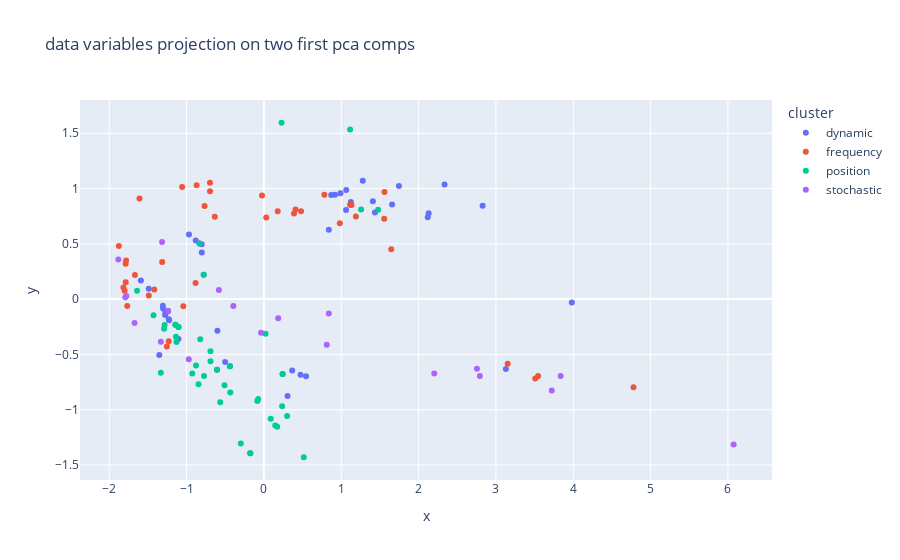

This figure's notebook cell:
### Code cell
da = {'x':pca.fit_transform(X)[::,0],'y':pca.fit_transform(X)[::,1],'z':pca.fit_transform(X)[::,2],'cluster':clust}
new_data =  pd.DataFrame.from_dict(da)

import plotly.express as px
fig = px.scatter(new_data, x="x", y="y",color='cluster',title='data variables projection on two first pca comps' )

fig.show()

### Figure 1 — Plotly figure (JSON) as saved in the notebook; plotly's stock layout.template omitted (floating-point values rounded to 4 significant figures)
{"data": [{"hovertemplate": "cluster=dynamic<br>x=%{x}<br>y=%{y}<extra></extra>", "legendgroup": "dynamic", "marker": {"color": "#636efa", "symbol": "circle"}, "mode": "markers", "name": "dynamic", "orientation": "v", "showlegend": true, "type": "scatter", "x": [2.335, 1.123, 3.981, -1.144, 0.2416, -0.4401, -0.1766, -1.304, 0.4726, -1.273, 0.3656, -1.308, 0.5441, 1.062, -1.353, -1.105, 0.3054, 1.278, 1.409, 1.064, 1.657, 1.745, 2.827, 2.118, 3.128, -1.105, -0.8326, -0.7788, -1.49, -0.602, -0.607, -1.229, -0.8822, -1.243, -0.9691, -1.226, -0.8044, 0.839, -0.5019, -1.591, -1.278, -0.8037, 2.13, 0.919, 0.8698, 1.435, 0.9892], "xaxis": "x", "y": [1.037, 0.8793, -0.03012, -0.232, -0.6767, -0.6061, -1.394, -0.08401, -0.685, -0.1173, -0.6449, -0.06101, -0.6967, 0.805, -0.5047, -0.3605, -0.877, 1.07, 0.8853, 0.9867, 0.8556, 1.023, 0.845, 0.7409, -0.6316, -0.2517, 0.503, 0.2204, 0.09449, -0.2862, -0.6384, -0.1811, 0.5291, -0.1112, 0.5851, -0.1909, 0.4955, 0.6281, -0.5685, 0.1691, -0.1431, 0.4217, 0.7775, 0.9441, 0.9408, 0.7844, 0.9578], "yaxis": "y"}, {"hovertemplate": "cluster=frequency<br>x=%{x}<br>y=%{y}<extra></extra>", "legendgroup": "frequency", "marker": {"color": "#EF553B", "symbol": "circle"}, "mode": "markers", "name": "frequency", "orientation": "v", "showlegend": true, "type": "scatter", "x": [-0.02532, -0.6362, -1.802, -1.231, 1.559, 0.1778, 0.02989, 0.48, 0.7812, 1.113, 3.508, 3.152, -1.817, -1.256, -1.668, -1.042, -1.783, -0.884, -0.8704, -0.6978, 0.4082, -0.6971, -1.767, -1.418, 1.646, 1.132, 0.3888, 0.9814, 1.555, 1.189, 4.778, 3.545, -1.787, -1.489, -1.789, -1.316, -1.876, -1.609, -0.7678, -1.058], "xaxis": "x", "y": [0.9374, 0.7452, 0.07604, -0.3818, 0.9687, 0.7937, 0.739, 0.795, 0.944, 0.8532, -0.718, -0.5843, 0.1057, -0.4275, 0.2174, -0.06521, 0.3496, 0.1463, 1.029, 1.053, 0.8094, 0.9745, -0.06307, 0.08655, 0.4515, 0.852, 0.7732, 0.6856, 0.727, 0.7461, -0.7969, -0.6957, 0.1528, 0.03368, 0.3199, 0.3361, 0.4804, 0.9093, 0.8431, 1.013], "yaxis": "y"}, {"hovertemplate": "cluster=position<br>x=%{x}<br>y=%{y}<extra></extra>", "legendgroup": "position", "marker": {"color": "#00cc96", "symbol": "circle"}, "mode": "markers", "name": "position", "orientation": "v", "showlegend": true, "type": "scatter", "x": [-1.334, -0.7747, 0.5154, -0.4347, -0.9266, 0.0882, -0.299, -0.8454, 0.1461, -0.1766, -0.8787, 0.1721, -0.51, -1.144, 0.2416, -0.4401, -1.428, 0.02066, -0.5651, 0.2281, 1.476, -1.64, -1.285, 0.2998, -0.8237, -1.138, -0.08494, -0.6908, -1.131, -0.07449, -0.607, -1.292, 0.2349, -0.6915, -1.105, -0.8326, -0.7788, 1.114, 1.256], "xaxis": "x", "y": [-0.6654, -0.6945, -1.43, -0.8436, -0.6729, -1.083, -1.305, -0.7696, -1.143, -1.394, -0.6002, -1.154, -0.7781, -0.232, -0.6767, -0.6061, -0.1461, -0.3133, -0.9317, 1.595, 0.808, 0.07556, -0.2331, -1.057, -0.3625, -0.3404, -0.9204, -0.563, -0.3873, -0.904, -0.6384, -0.2686, -0.9699, -0.4707, -0.2517, 0.503, 0.2204, 1.534, 0.8095], "yaxis": "y"}, {"hovertemplate": "cluster=stochastic<br>x=%{x}<br>y=%{y}<extra></extra>", "legendgroup": "stochastic", "marker": {"color": "#ab63fa", "symbol": "circle"}, "mode": "markers", "name": "stochastic", "orientation": "v", "showlegend": true, "type": "scatter", "x": [-1.673, 2.202, -0.583, -1.78, 0.839, -0.9721, 2.792, -0.3959, -1.333, 3.722, -1.793, 6.073, 0.8119, -1.883, 3.836, -1.317, 0.1844, -0.03725, -1.239, 2.754], "xaxis": "x", "y": [-0.2152, -0.6737, 0.08207, 0.02766, -0.1297, -0.5442, -0.6956, -0.06185, -0.3849, -0.8261, 0.01756, -1.314, -0.4116, 0.3589, -0.6947, 0.5155, -0.1736, -0.3032, -0.1046, -0.629], "yaxis": "y"}], "layout": {"legend": {"title": {"text": "cluster"}, "tracegroupgap": 0}, "title": {"text": "data variables projection on two first pca comps"}, "xaxis": {"anchor": "y", "domain": [0, 1], "title": {"text": "x"}}, "yaxis": {"anchor": "x", "domain": [0, 1], "title": {"text": "y"}}}}
